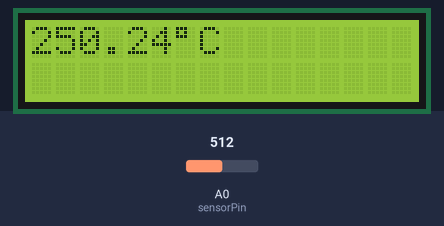
The sketch below on a simulated Arduino Uno, built with avr-gcc and run on an emulated ATmega328P. Shown: 16×2 character LCD. The inputs (shaded band) are chosen by the test bench; at power-on: A0 (sensorPin) = 512.

Above: at 1.2 s.
1.3 s: A0 (sensorPin) set to 716
At 2.2 s:
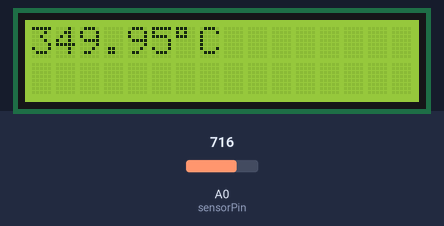
2.8 s: A0 (sensorPin) set to 900
At 3.3 s:
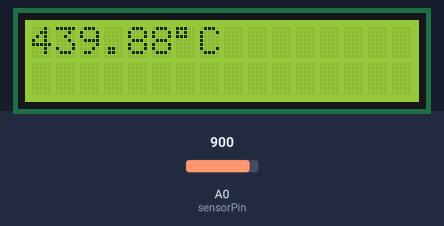
4.3 s: A0 (sensorPin) set to 1023
At 5.7 s:
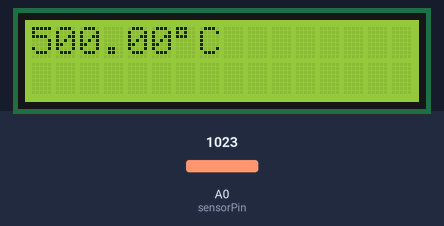
Timing chart, 0 to 7.3 s (numbered marks = the images above; inputs shaded):
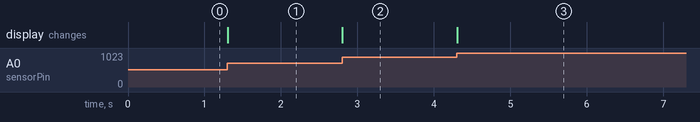

Measured:
- after the input at 1.3 s, the display: changes at once (image 1)
- after the input at 2.8 s, the display: changes at once (image 2)
- after the input at 4.3 s, the display: changes at once (image 3)

The sketch:

TemperatureSensor.ino
```cpp
#include<LiquidCrystal.h>
const int sensorPin=A0;
float temp;
int sensorVal;

//LiquidCrystal(rs, enable, d4, d5, d6, d7);
LiquidCrystal lcd(13,12,8,9,10,11);


void setup() {
  lcd.begin(16, 2);
  lcd.clear();
}

void loop() {
  lcd.setCursor(0,0);
  sensorVal=analogRead(sensorPin);
  float volt=sensorVal*(5.0/1023.0);
  temp=volt*100;
  lcd.print(temp);
  lcd.print((char)223);
  lcd.print("C");
  lcd.print("      ");
}
```
